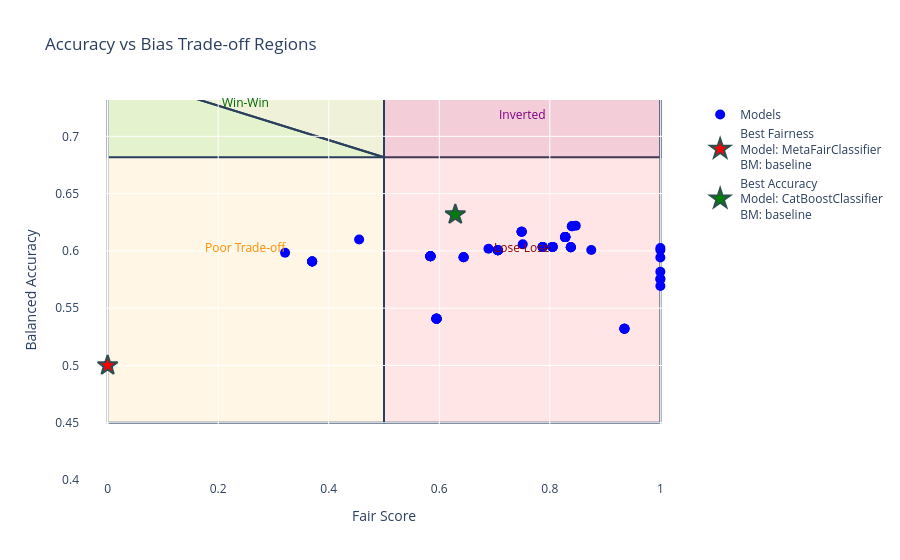

The notebook cell saved with this chart:
### Code cell
x_th = max([min(acc0), min(acc1)])
y_th = min([max(spd0), max(spd1)])

def plot_tradeoff(df, normalized_fairness=None, normalized_accuracy=None, normalized_methods=None,
                 x_split=x_th, y_split=y_th, diagonal_end=None,
                 region_colors=None, title="Accuracy vs Bias Trade-off Regions"):
    """
    Creates a trade-off plot with dynamic ranges and configurable regions
    If normalized data is provided, shows the actual baseline diagonal
    """
    # Calculate dynamic ranges with 5% padding
    x_min = max(0, df['fair_score'].min() - 0.05)
    x_max = min(1, df['fair_score'].max() + 0.05)
    y_min = max(0, df['balanced_acc'].min() - 0.05)
    y_max = min(1, df['balanced_acc'].max() + 0.05)

    # Set default diagonal end if not provided
    if diagonal_end is None:
        diagonal_end = (x_split, y_max)

    # Default colors with high transparency
    colors = {
        'win_win': 'rgba(0,200,0,0.1)',
        'good_tradeoff': 'rgba(100,200,100,0.1)',
        'poor_tradeoff': 'rgba(255,165,0,0.1)',
        'inverted': 'rgba(128,0,128,0.1)',
        'lose_lose': 'rgba(255,0,0,0.1)'
    }
    if region_colors:
        colors.update(region_colors)

    fig = go.Figure()

    # Region coordinates
    left_regions = {
        'base_x': x_min,
        'base_y': y_min,
        'split_x': x_split,
        'split_y': y_split,
        'diag_x': diagonal_end[0],
        'diag_y': diagonal_end[1]
    }

    # Add regions (order matters for layering)
    # Poor Trade-off (rectangle)
    fig.add_shape(type="rect",
        x0=left_regions['base_x'], y0=left_regions['base_y'],
        x1=left_regions['split_x'], y1=left_regions['split_y'],
        fillcolor=colors['poor_tradeoff'], layer="below")

    # Good Trade-off (triangle)
    fig.add_shape(type="path",
        path=f"M {left_regions['base_x']} {left_regions['split_y']} "
             f"L {left_regions['diag_x']} {left_regions['diag_y']} "
             f"L {left_regions['split_x']} {left_regions['split_y']} Z",
        fillcolor=colors['good_tradeoff'], layer="below")

    # Win-Win (triangle)
    fig.add_shape(type="path",
        path=f"M {left_regions['base_x']} {left_regions['split_y']} "
             f"L {left_regions['diag_x']} {left_regions['diag_y']} "
             f"L {left_regions['base_x']} {left_regions['diag_y']} Z",
        fillcolor=colors['win_win'], layer="below")

    # Right regions
    fig.add_shape(type="rect", x0=x_split, y0=y_split, x1=x_max, y1=y_max,
                 fillcolor=colors['inverted'], layer="below")
    fig.add_shape(type="rect", x0=x_split, y0=y_min, x1=x_max, y1=y_split,
                 fillcolor=colors['lose_lose'], layer="below")

    # Add the actual baseline diagonal if normalized data is provided
    if normalized_fairness is not None and normalized_accuracy is not None:
        # Transform normalized coordinates back to original scale for plotting
        # Note: This assumes the normalized data corresponds to the same scale as df
        fig.add_trace(go.Scatter(
            x=normalized_fairness,
            y=normalized_accuracy,
            mode='lines+markers',
            line=dict(color='red', width=3, dash='dash'),
            marker=dict(size=6, color='red'),
            name='Actual Baseline Diagonal',
            showlegend=True
        ))

    # Add normalized methods if provided
    if normalized_methods is not None:
        fig.add_trace(go.Scatter(
            x=[v[1] for v in normalized_methods.values()],
            y=[v[0] for v in normalized_methods.values()],
            mode='markers',
            marker=dict(size=8, color='orange', symbol='x'),
            name='Normalized Methods',
            text=list(normalized_methods.keys()),
            textposition="top center",
            showlegend=True
        ))

    # Add scatter plot
    fig.add_trace(go.Scatter(
        x=df['fair_score'], y=df['balanced_acc'],
        mode='markers', marker=dict(size=10, color='blue'),
        name='Models'))

    # Adjusted annotations
    annotations = [
        dict(x=(x_min + x_split)/2, y=.01+(y_split + y_max)/2,
             text="Win-Win", showarrow=False, font=dict(color='darkgreen')),
        dict(x=(x_min + x_split)/2, 
             y=y_split + (left_regions['diag_y'] - y_split)*0.3,  # Adjusted position
             text="Good Trade-off", showarrow=False, font=dict(color='green')),
        dict(x=(x_min + x_split)/2, y=y_min + (y_split - y_min)/2,
             text="Poor Trade-off", showarrow=False, font=dict(color='darkorange')),
        dict(x=(x_split + x_max)/2, y=(y_split + y_max)/2,
             text="Inverted", showarrow=False, font=dict(color='purple')),
        dict(x=(x_split + x_max)/2, y=y_min + (y_split - y_min)/2,
             text="Lose-Lose", showarrow=False, font=dict(color='darkred'))
    ]
    # Find the point with the lowest fairness score
    min_fair_score_row = df.loc[df['fair_score'].idxmin()]
    min_fair_score = min_fair_score_row['fair_score']
    max_acc = min_fair_score_row['balanced_acc']
    bm_technique = min_fair_score_row['BM']
    model = min_fair_score_row['model_clean']

    # Highlight the point with the lowest fairness score
    fig.add_trace(
        go.Scatter(
            x=[min_fair_score],
            y=[max_acc],
            mode='markers',
            marker=dict(size=15, color='red', symbol='star',line=dict(width=2,color='DarkSlateGrey')),
            name=f"Best Fairness<br>Model: {model}<br>BM: {bm_technique}",
            showlegend=True
        )
    )

    # Find the point with the highest accuracy score
    max_acc_row = df.loc[df['balanced_acc'].idxmax()]
    max_fair_score = max_acc_row['fair_score']
    max_acc = max_acc_row['balanced_acc']
    bm_technique = max_acc_row['BM']
    model = max_acc_row['model_clean']

    # Highlight the point with the highest acc score
    fig.add_trace(
        go.Scatter(
            x=[max_fair_score],
            y=[max_acc],
            mode='markers',
            marker=dict(size=15, color='green', symbol='star', line=dict(width=2,color='DarkSlateGrey')),
            name=f"Best Accuracy<br>Model: {model}<br>BM: {bm_technique}",
            showlegend=True
        )
    )

    fig.update_layout(
        title=title,
        xaxis_title="Fair Score",
        yaxis_title="Balanced Accuracy",
        xaxis=dict(range=[x_min - 0.05, x_max + 0.05]),
        yaxis=dict(range=[y_min - 0.05, y_max + 0.05]),
        annotations=annotations,
        showlegend=True,
        plot_bgcolor='white',
    )

    return fig

fig = plot_tradeoff(df)
fig.show()

### Figure 1 — Plotly figure (JSON) as saved in the notebook; plotly's stock layout.template omitted (floating-point values rounded to 4 significant figures)
{"data": [{"marker": {"color": "blue", "size": 10}, "mode": "markers", "name": "Models", "type": "scatter", "x": [0, 0.584, 0.595, 0.629, 0.706, 0.787, 0.828, 0.875, 1, 0, 0, 0.321, 0.584, 0.595, 0.629, 0.706, 0.787, 0.828, 0.584, 0.595, 0.629, 0.706, 0.787, 0.828, 0.584, 0.595, 0.629, 0.706, 0.787, 0.828, 0.37, 0.749, 0.751, 0.805, 0.847, 0.935, 1, 1, 1, 1, 0.37, 0.644, 0.749, 0.805, 0.84, 0.935, 0.37, 0.644, 0.749, 0.805, 0.84, 0.935, 0.37, 0.644, 0.749, 0.805, 0.84, 0.935, 0, 0, 0, 0, 0, 0, 0, 0, 0, 0, 0, 0, 0, 0, 0, 0, 0, 0.455, 0.584, 0.595, 0.629, 0.828, 0.838, 0, 0.689, 1, 1, 0.584, 0.595, 0.629, 0.706, 0.828, 0.838, 0.584, 0.595, 0.629, 0.706, 0.828, 0.838, 0.584, 0.595, 0.629, 0.706, 0.828, 0.838], "y": [0.5, 0.5953, 0.5407, 0.6317, 0.6005, 0.6034, 0.612, 0.6008, 0.5754, 0.5, 0.5, 0.5984, 0.5953, 0.5407, 0.6317, 0.6005, 0.6034, 0.612, 0.5953, 0.5407, 0.6317, 0.6005, 0.6034, 0.612, 0.5953, 0.5407, 0.6317, 0.6005, 0.6034, 0.612, 0.5908, 0.6167, 0.6057, 0.6035, 0.622, 0.5321, 0.5694, 0.6026, 0.6008, 0.5942, 0.5908, 0.5945, 0.6167, 0.6035, 0.6215, 0.5321, 0.5908, 0.5945, 0.6167, 0.6035, 0.6215, 0.5321, 0.5908, 0.5945, 0.6167, 0.6035, 0.6215, 0.5321, 0.5, 0.5, 0.5, 0.5, 0.5, 0.5, 0.5, 0.5, 0.5, 0.5, 0.5, 0.5, 0.5, 0.5, 0.5, 0.5, 0.5, 0.6099, 0.5953, 0.5407, 0.6317, 0.612, 0.6032, 0.5, 0.6019, 0.5755, 0.5818, 0.5953, 0.5407, 0.6317, 0.6005, 0.612, 0.6032, 0.5953, 0.5407, 0.6317, 0.6005, 0.612, 0.6032, 0.5953, 0.5407, 0.6317, 0.6005, 0.612, 0.6032]}, {"marker": {"color": "red", "line": {"color": "DarkSlateGrey", "width": 2}, "size": 15, "symbol": "star"}, "mode": "markers", "name": "Best Fairness<br>Model: MetaFairClassifier<br>BM: baseline", "showlegend": true, "type": "scatter", "x": [0], "y": [0.5]}, {"marker": {"color": "green", "line": {"color": "DarkSlateGrey", "width": 2}, "size": 15, "symbol": "star"}, "mode": "markers", "name": "Best Accuracy<br>Model: CatBoostClassifier<br>BM: baseline", "showlegend": true, "type": "scatter", "x": [0.629], "y": [0.6317]}], "layout": {"annotations": [{"font": {"color": "darkgreen"}, "showarrow": false, "text": "Win-Win", "x": 0.25, "y": 0.7292}, {"font": {"color": "green"}, "showarrow": false, "text": "Good Trade-off", "x": 0.25, "y": 0.7343}, {"font": {"color": "darkorange"}, "showarrow": false, "text": "Poor Trade-off", "x": 0.25, "y": 0.6034}, {"font": {"color": "purple"}, "showarrow": false, "text": "Inverted", "x": 0.75, "y": 0.7192}, {"font": {"color": "darkred"}, "showarrow": false, "text": "Lose-Lose", "x": 0.75, "y": 0.6034}], "plot_bgcolor": "white", "shapes": [{"fillcolor": "rgba(255,165,0,0.1)", "layer": "below", "type": "rect", "x0": 0, "x1": 0.5, "y0": 0.45, "y1": 0.7568}, {"fillcolor": "rgba(100,200,100,0.1)", "layer": "below", "path": "M 0 0.756776 L 0.5 0.681716681 L 0.5 0.756776 Z", "type": "path"}, {"fillcolor": "rgba(0,200,0,0.1)", "layer": "below", "path": "M 0 0.756776 L 0.5 0.681716681 L 0 0.681716681 Z", "type": "path"}, {"fillcolor": "rgba(128,0,128,0.1)", "layer": "below", "type": "rect", "x0": 0.5, "x1": 1, "y0": 0.7568, "y1": 0.6817}, {"fillcolor": "rgba(255,0,0,0.1)", "layer": "below", "type": "rect", "x0": 0.5, "x1": 1, "y0": 0.45, "y1": 0.7568}], "showlegend": true, "title": {"text": "Accuracy vs Bias Trade-off Regions"}, "xaxis": {"range": [-0.05, 1.05], "title": {"text": "Fair Score"}}, "yaxis": {"range": [0.4, 0.7317], "title": {"text": "Balanced Accuracy"}}}}
